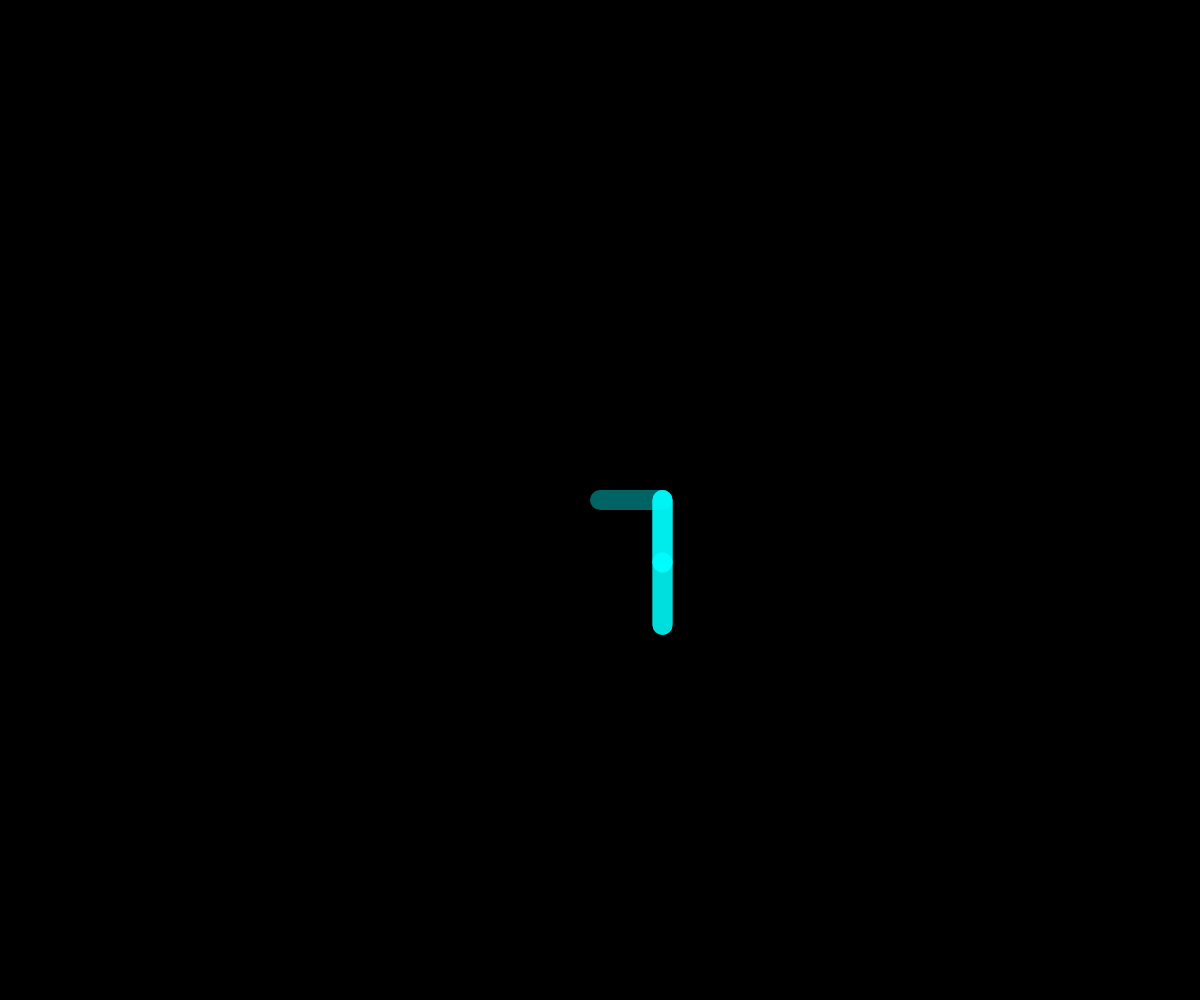
Frame 1 (no input)
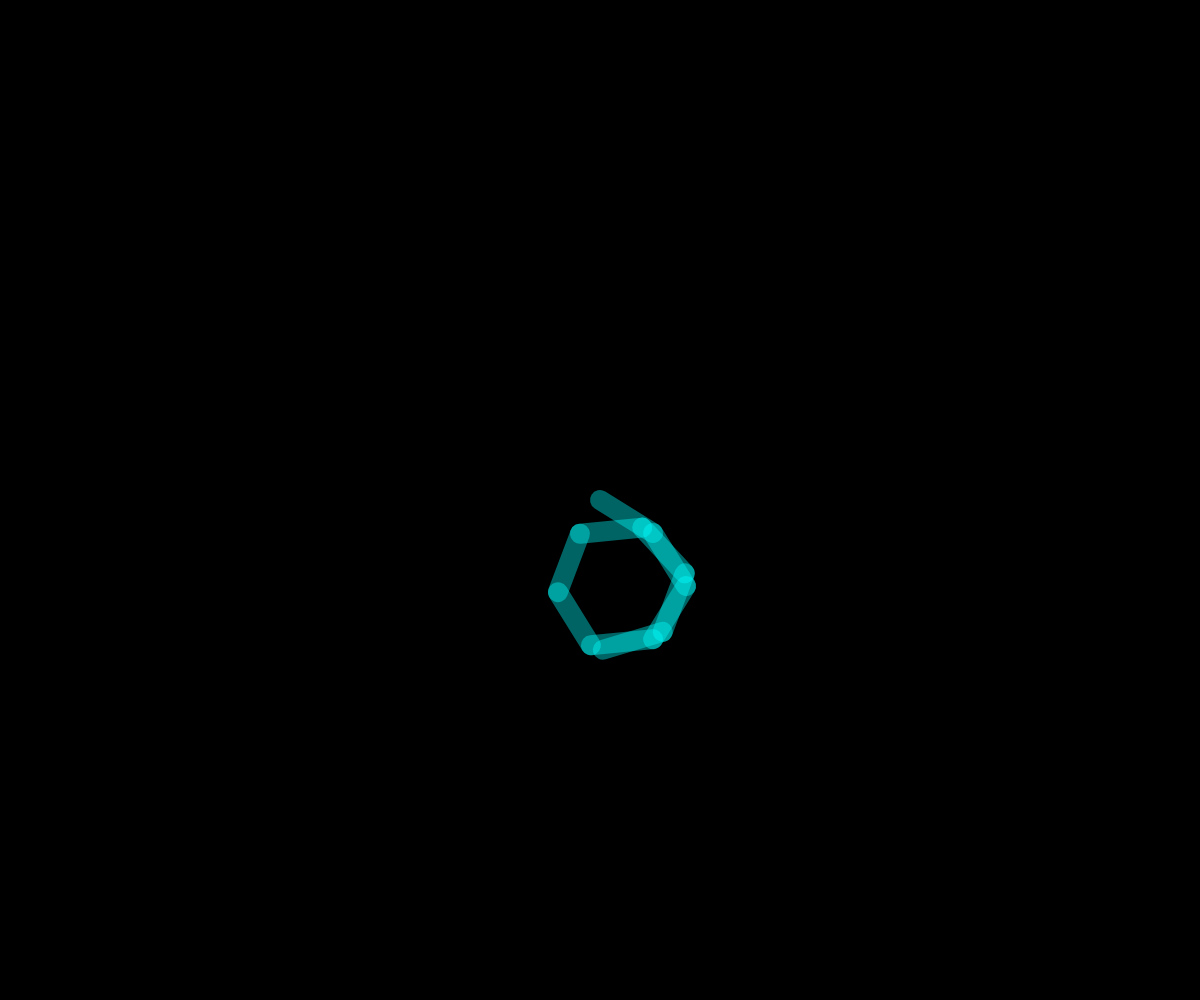
Frame 60 (no input)
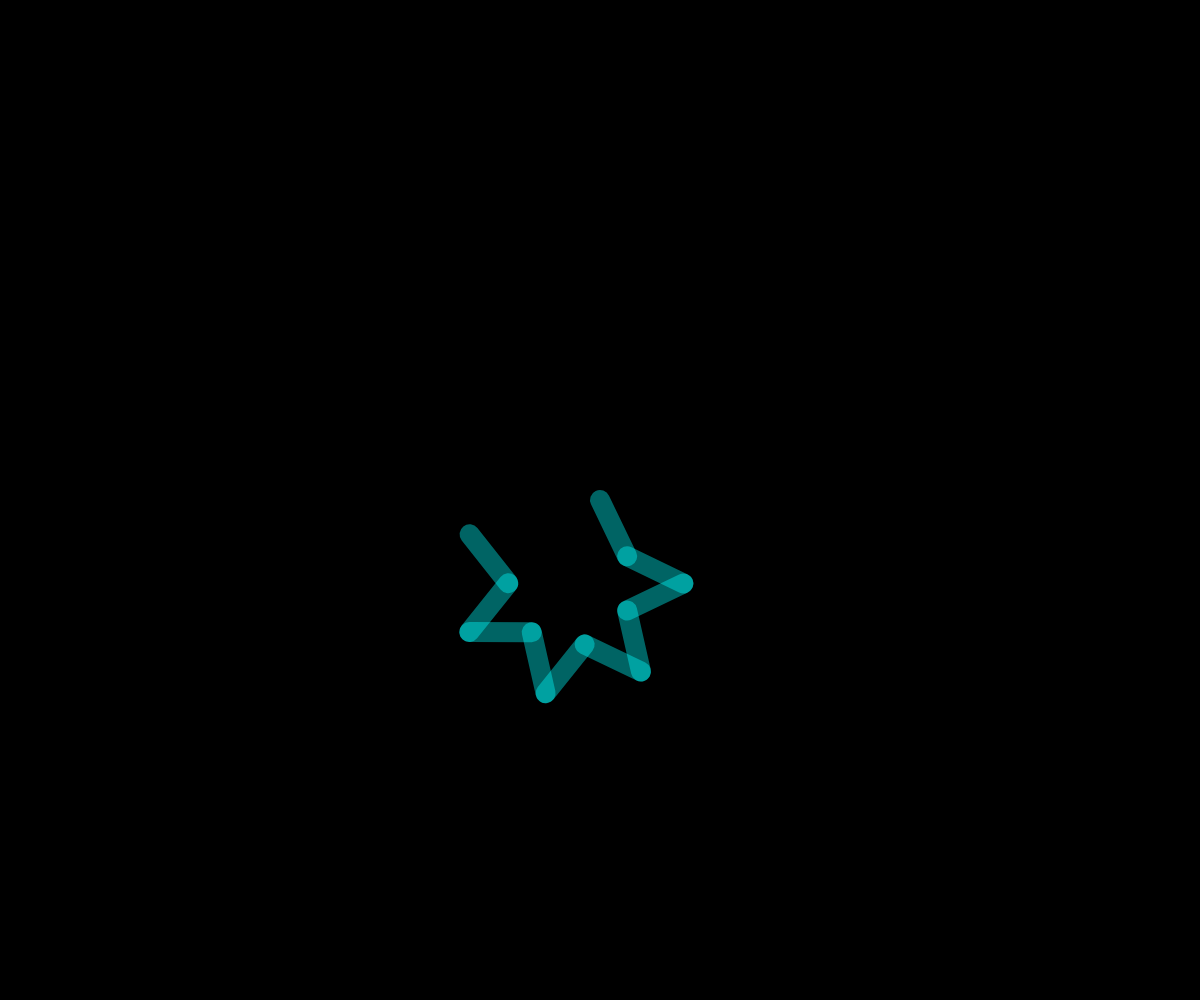
Frame 120 (the mouse pressed at the canvas centre since frame 60)

The p5.js sketch that drew these frames (run headless with seeded random() and noise() and a simulated clock; from frame 60 on, the mouse is pressed at the canvas centre):

// p5.js sketch
// ── sketch.js
let x, y
let numSegments, length
let angle1, angle2

function setup() {
  createCanvas(innerWidth, innerHeight)
  strokeWeight(20)
  stroke(0, 255, 255, 100);
  
  x = width * 0.5
  y = height * 0.5

  numSegments = 10
  length = min(width, height) / 2 / (numSegments - 2)

  angle1 = 0
  angle2 = PI / 2
}

function draw() {
  background(0)

  push()
  segment(x, y, angle1, length)
  segment(length, 0, angle2, length)
  for (let n = 0; n < (numSegments - 2) / 2; n++) {
    segment(length, 0, angle1 * 2, length)
    segment(length, 0, angle2 * 2, length)
  }
  pop()

  angle1 += PI * 0.003
  angle2 -= PI * 0.006
}

function segment(x, y, angle, length) {
  translate(x, y)
  rotate(angle)
  line(0, 0, length, 0)
}
